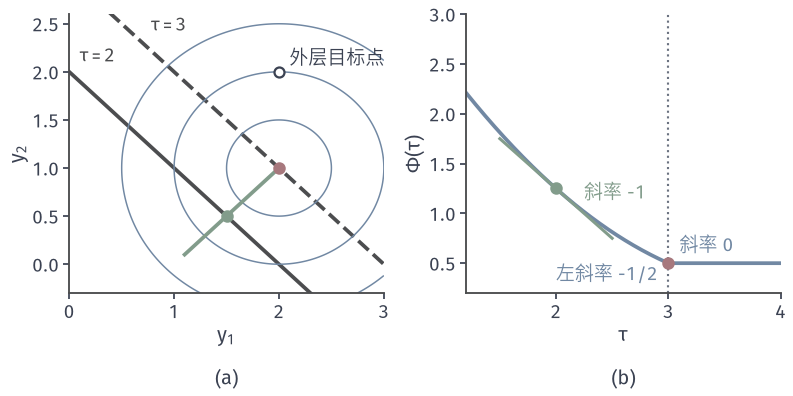

Python code for this plot:
from pathlib import Path
import sys
sys.path.insert(0, str(Path(__file__).resolve().parents[1]/"bilevel-common"))
from bilevel_core import *
# inner: min .5(y1-2)^2+.5(y2-1)^2 s.t. y1+y2<=tau; outer F=.5(y1-2)^2+.5(y2-2)^2.
fig, axs = figure(width_mm=112, height_mm=56, ncols=2)
ax=axs[0]
for t,ls in [(2,'-'),(3,'--')]:
    yy=np.linspace(-.3,3,10); ax.plot(yy,t-yy,color=ACTIVE,lw=1.5,ls=ls)
Y1,Y2=np.meshgrid(np.linspace(0,3,200),np.linspace(-.3,2.6,200))
ax.contour(Y1,Y2,.5*(Y1-2)**2+.5*(Y2-1)**2,levels=[.125,.5,1.125],colors=BLUE,linewidths=.6)
ts=np.linspace(1.2,3,40); ax.plot((1+ts)/2,(ts-1)/2,color=GREEN,lw=1.5)
ax.plot([1.5],[.5],'o',color=GREEN,ms=4,zorder=6)
ax.plot([2],[1],'o',color=RED,ms=4,zorder=6)
ax.plot([2],[2],'o',mfc='white',mec=INK,mew=.9,ms=4,zorder=6)
ax.text(2.1,2.08,'外层目标点',fontsize=7.5,color=INK)
ax.text(.1,2.1,r'$\tau=2$',fontsize=7.5,color=ACTIVE); ax.text(.78,2.42,r'$\tau=3$',fontsize=7.5,color=ACTIVE)
clean(ax,(0,3),(-.3,2.6),'$y_1$','$y_2$'); tag(ax,'(a)',-.27)
ax=axs[1]
T=np.linspace(1.2,4,300)
P=lambda t: np.where(t<3,.125*(t-3)**2+.125*(t-5)**2,.5)
ax.plot(T,P(T),color=BLUE,lw=1.5)
t=np.linspace(1.5,2.5,5); ax.plot(t,P(np.array(2.))+(-1)*(t-2),color=GREEN,lw=1.2)
ax.plot([2],[P(np.array(2.))],'o',color=GREEN,ms=4,zorder=6)
ax.plot([3],[.5],'o',color=RED,ms=4,zorder=6)
ax.axvline(3,color=MUTED,lw=.85,ls=':')
ax.text(2.25,1.15,'斜率 -1',color=GREEN,fontsize=7.5)
ax.text(3.1,.62,'斜率 0',color=BLUE,fontsize=7.5); ax.text(2.0,.5,'左斜率 -1/2',color=BLUE,fontsize=7.5,ha='left',va='top')
clean(ax,(1.2,4),(.2,3.0),r'$\tau$',r'$\Phi(\tau)$'); tag(ax,'(b)',-.27)
save(fig, Path(__file__).resolve().parent, 'figure', {'kink':3})
